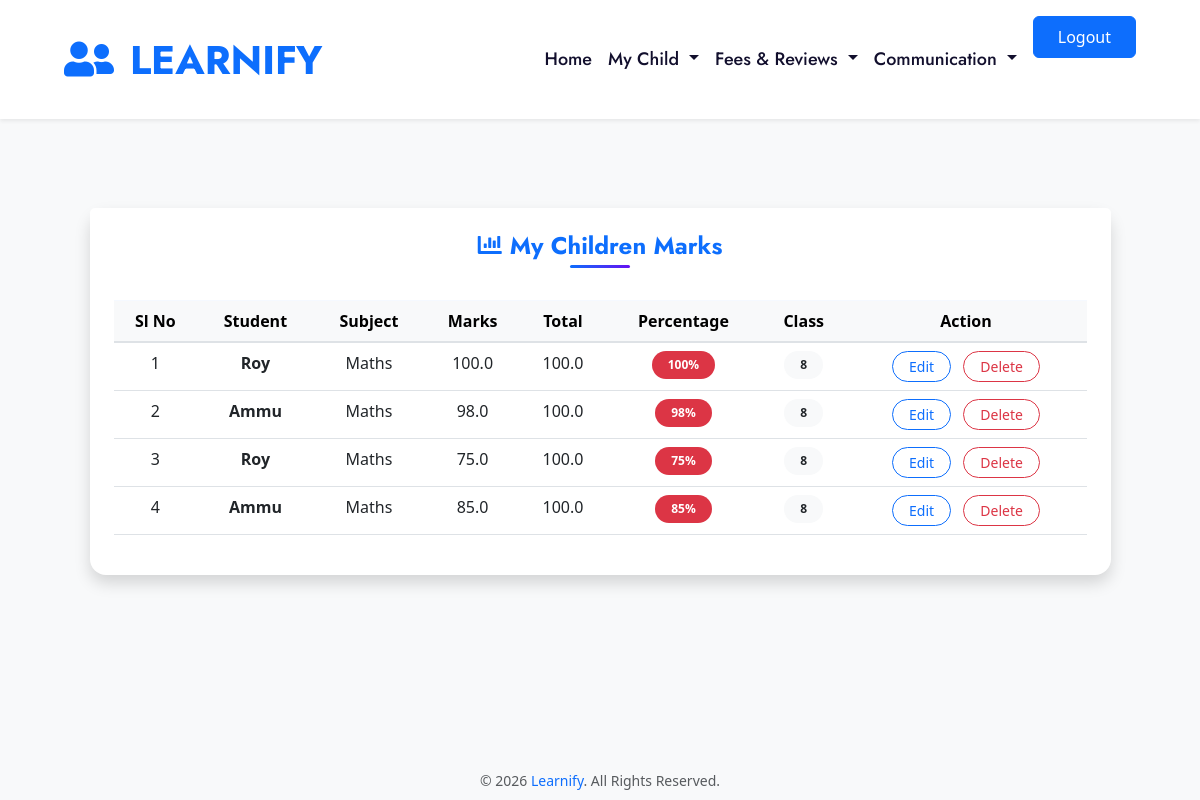
The page /view_marks (signed in) on the database its author committed.
### Parent/models.py (models this page shows)
class Mark_marks(models.Model):
    student = models.ForeignKey('Student.Student_Reg',on_delete=models.CASCADE,related_name='marks')
    subject = models.ForeignKey(Subject,on_delete=models.CASCADE,related_name='marks')
    teacher = models.ForeignKey(Teacher_Reg,on_delete=models.SET_NULL,null=True,blank=True,related_name='given_marks')
    parent = models.ForeignKey(Parent_Reg,on_delete=models.SET_NULL,null=True,blank=True,related_name='added_marks')
    class_level = models.CharField(max_length=20)
    marks_obtained = models.FloatField()
    total_marks = models.FloatField()
    date = models.DateField(auto_now_add=True)

### Student/models.py (models this page shows, shortened)
class Student_Reg(models.Model):
    user = models.OneToOneField(User, on_delete=models.CASCADE)
    parent = models.ForeignKey(Parent_Reg, on_delete=models.CASCADE)
    class_level = models.CharField(max_length=20)
    admission_date = models.DateField(auto_now_add=True)
    gender=models.CharField(max_length=100,default='null')
    subjects = models.ManyToManyField(Subject)
    status=models.CharField(max_length=100,default='pending')

### SiteAdmin/models.py (models this page shows, shortened)
class Subject(models.Model):
    subjectname=models.CharField(max_length=100)

### Parent/views.py (the view)
# urls.py: path('view_marks',views.view_marks,name='view_marks'),
def view_marks(request):
    parent = get_object_or_404(Parent_Reg, user=request.user)
    marks = Mark_marks.objects.filter(parent=parent).select_related(
        'student__user', 'subject'
    )
    return render(request, 'parent/view_marks.html', {
        'marks': marks
    })

### template/parent/view_marks.html (shortened to what this page needs)
{% extends 'parent/page.html' %}
{% load static %}
{% block content %}
<div class="container py-5 mt-5">
    <div class="row justify-content-center">
        <div class="col-lg-11">
            <div class="card shadow border-0 rounded-4">
                <div class="card-header bg-white text-center border-0 pt-4 pb-2">
                    <h4 class="fw-bold text-primary mb-1">
                        <i class="fa fa-chart-bar me-2"></i>My Children Marks
                    </h4>
                    <div class="header-line mx-auto"></div>
                </div>
                <div class="card-body p-4">
                    {% if marks %}
                    <div class="table-responsive">
                        <table class="table table-hover align-middle text-center">
                            <thead class="table-light">
                                <tr>
                                    <th>Sl No</th>
                                    <th>Student</th>
                                    <th>Subject</th>
                                    <th>Marks</th>
                                    <th>Total</th>
                                    <th>Percentage</th>
                                    <th>Class</th>
                                    <th>Action</th>
                                </tr>
                            </thead>
                            <tbody>
                                {% for m in marks %}
                                <tr>
                                    <td>{{ forloop.counter }}</td>
                                    <td class="fw-semibold">
                                        {{ m.student.user.first_name }}
                                    </td>
                                    <td>{{ m.subject.subjectname }}</td>
                                    <td>{{ m.marks_obtained }}</td>
                                    <td>{{ m.total_marks }}</td>
                                    <td>
                                        {% widthratio m.marks_obtained m.total_marks 100 as percentage %}
                                        {% if percentage >= 75 %}
                                            <span class="badge bg-success rounded-pill px-3 py-2">
                                                {{ percentage }}%
                                            </span>
                                        {% elif percentage >= 50 %}
                                            <span class="badge bg-warning text-dark rounded-pill px-3 py-2">
                                                {{ percentage }}%
                                            </span>
                                        {% else %}
                                            <span class="badge bg-danger rounded-pill px-3 py-2">
                                                {{ percentage }}%
                                            </span>
                                        {% endif %}
                                    </td>
                                    <td>
                                        <span class="badge bg-light text-dark rounded-pill px-3 py-2">
                                            {{ m.class_level }}
                                        </span>
                                    </td>
                                    <td>
                                        <a href="{% url 'parent_edit_marks' m.id %}"
                                           class="btn btn-sm btn-outline-primary rounded-pill px-3 me-2">
                                           Edit
                                        </a>
                                        <a href="{% url 'parent_delete_marks' m.id %}"
                                           class="btn btn-sm btn-outline-danger rounded-pill px-3"
                                           onclick="return confirm('Are you sure you want to delete this record?')">
                                           Delete
                                        </a>
                                    </td>
                                </tr>
                                {% endfor %}
                            </tbody>
                        </table>
                    </div>
                    {% else %}
                        <div class="alert alert-info text-center rounded-3">
                            No marks added yet.
                        </div>
                    {% endif %}
                </div>
            </div>
        </div>
    </div>
</div>
{% endblock %}

### template/parent/view_marks.html (style rules this page uses)
body { background-color: #f4f6f9; }
.header-line { width: 60px; height: 3px; background: linear-gradient(to right, #0d6efd, #6610f2); border-radius: 10px; }

### rows shown on the page
Mark_marks: student.user.first_name "Roy", subject.subjectname "Maths", marks_obtained "100.0", total_marks "100.0", percentage "100", class_level "8"
Mark_marks: student.user.first_name "Ammu", subject.subjectname "Maths", marks_obtained "98.0", total_marks "100.0", percentage "98", class_level "8"
Mark_marks: student.user.first_name "Roy", subject.subjectname "Maths", marks_obtained "75.0", total_marks "100.0", percentage "75", class_level "8"
Mark_marks: student.user.first_name "Ammu", subject.subjectname "Maths", marks_obtained "85.0", total_marks "100.0", percentage "85", class_level "8"
